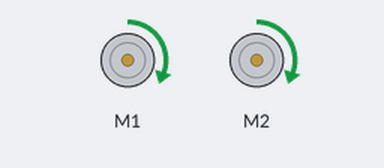
Recording of a program running on a simulated Arduino Leonardo, built with avr-gcc and run on an emulated ATmega32U4. Shown: 2 × DC motor (green arrow = forward, orange = backward, longer = faster).

Above: at 15.1 s.
At 23.0 s:
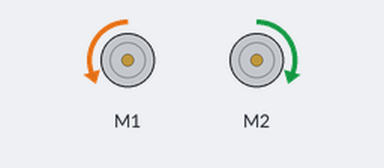
At 35.1 s:
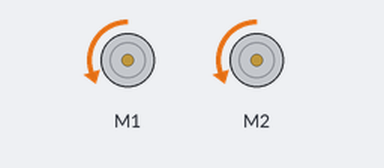
At 38.0 s:
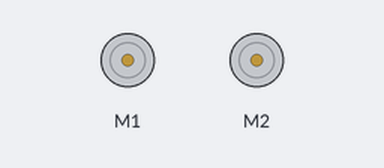
Timing chart, 0 to 39.5 s (numbered marks = the images above):
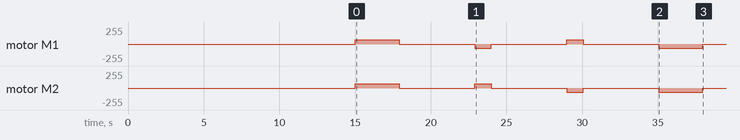

Measured:
- by itself, motor M2: stopped → forward 63/255 at 15.0 s, → stopped 2.9 s later, → forward 63/255 5.0 s later, → stopped 1.1 s later, … (8 changes in this stretch)
- by itself, motor M1: stopped → forward 63/255 at 15.0 s, → stopped 2.9 s later, → backward 63/255 5.0 s later, → stopped 1.1 s later, … (8 changes in this stretch)

The program:

main.cpp
```cpp
#include <Arduino.h>
#include <Romi32U4.h>

Romi32U4Encoders encoders;
Romi32U4Motors motors;

double counts_per_rev{1440.0};
double circumference{7.0}; // cm * PI
double desired_heading{90};
double current_heading{0};
double track_width{14.1};

struct movementPair
{
  int desired_distance{};
  int degree{};
  bool is_linear{};
};

movementPair move_array[4]{
    {30, 0, true},
    {0, 90, false},
    {0, -90, false},
    {-30, 0, true}};

bool driveTo(movementPair value, double center_dist, double degree);

void setup()
{
  Serial.begin(9600);

  delay(15000);
}

void loop()
{

  static size_t current_index = 0;

  const size_t move_size = (sizeof(move_array) / sizeof(move_array[0]));

  if (current_index >= move_size)
  {
    motors.setSpeeds(0, 0);
    return;
  }

  int32_t left_counts = encoders.getCountsLeft();
  int32_t right_counts = encoders.getCountsRight();

  double left_distance = (left_counts / counts_per_rev) * circumference * PI;
  double right_distance = (right_counts / counts_per_rev) * circumference * PI;

  double center_distance = (left_distance + right_distance) / 2.0;

  double current_heading = ((right_distance - left_distance) / track_width) * (180 / PI);

  bool result = driveTo(move_array[current_index], center_distance, current_heading);

  if (result)
  {
    motors.setSpeeds(0, 0);
    delay(5000);
    current_index++;
  }
}

bool driveTo(movementPair value, double center_dist, double degree)
{
  int motor_speed{100};
  int sign_dist = (value.desired_distance < 0) ? -1 : 1;
  int sign_deg = (value.degree < 0) ? -1 : 1;

  if (value.is_linear)
  {
    motor_speed *= sign_dist;
    motors.setSpeeds(motor_speed, motor_speed);

    bool finished = (sign_dist > 0) ? (center_dist >= value.desired_distance) : (center_dist <= value.desired_distance);

    if (finished)
    {
      motors.setSpeeds(0, 0);
      encoders.getCountsAndResetLeft();
      encoders.getCountsAndResetRight();
      return true;
    }
  }
  else
  {

    sign_deg > 0 ? motors.setSpeeds(-motor_speed, motor_speed) : motors.setSpeeds(motor_speed, -motor_speed);
    bool finished = sign_deg > 0 ? (degree >= value.degree) : (degree <= value.degree);

    if (finished)
    {
      motors.setSpeeds(0, 0);
      encoders.getCountsAndResetLeft();
      encoders.getCountsAndResetRight();
      return true;
    }
  }
  return false;
}
```
